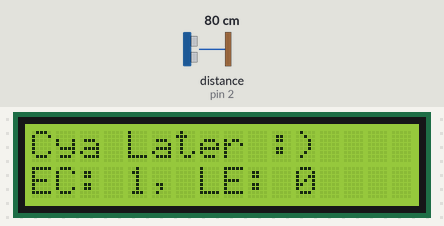
Simulated run of this sketch. Board: Arduino Uno, built with avr-gcc and run on an emulated ATmega328P. On the bench: 16×2 character LCD. The test bench sets the inputs (shaded band); at power-on: distance to the obstacle (sensor on pin 2) 80 cm. The echo pulse lasts 58.3 µs per cm; what the sketch prints to the serial monitor is not drawn.

Above: at 1.2 s.
1.3 s: distance to the obstacle (sensor on pin 2) set to 130 cm
At 2.33 s:
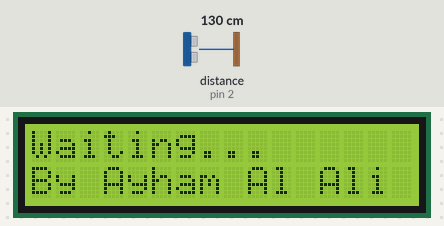
7.8 s: distance to the obstacle (sensor on pin 2) set to 139 cm
10.9 s: distance to the obstacle (sensor on pin 2) set to 2 cm
At 12.2 s:
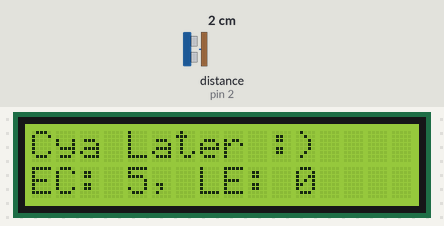
14.6 s: distance to the obstacle (sensor on pin 2) set to 250 cm
Timing chart, 0 to 17.6 s (numbered marks = the images above; inputs shaded):
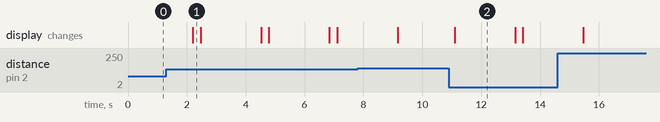

Measured:
- after the input at 10.9 s, the display: changes after 0.19 s (image 2)
- what the display in image 2 shows lasts 2.0 s, from 11.1 s to 13.1 s

The sketch:

IoT_Lab_Exit.ino
```cpp
#include <Wire.h>
#include <LiquidCrystal_I2C.h>
#include <Ultrasonic.h>

// Define pins for the Ultrasonic sensor
#define trigPin 3
#define echoPin 2

// Create an Ultrasonic object
Ultrasonic ultrasonic(trigPin, echoPin);

// Set the LCD address (you may need to change this depending on your LCD module)
LiquidCrystal_I2C lcd(0x27, 16, 2);

unsigned long startTime;
long existCount;

void setup() {
  startTime = millis();
  Serial.begin(9600);
  Serial.println("HELLO!");

  lcd.begin(16, 2);
  lcd.backlight(); // Turn on the backlight
  lcd.print("Welcome, Sir!");
  lcd.setCursor(0, 1);
  lcd.print("By Ayham Al Ali");
}

void loop() {
  // Read the distance from the Ultrasonic sensor
  float distance = ultrasonic.read();

  // Convert distance to water level (adjust as needed)
  // int waterLevel = map(distanc;
  Serial.println(distance);
  if (distance < 135) { // distance from door's left wall to door's right table ~150cm
    openDoor();
  }

  // Add a delay to avoid rapid updates
  delay(200);
}

void openDoor() {
  existCount += 1;
  unsigned long currentTime = millis();
  unsigned long elapsedTime = currentTime - startTime;

  // Convert milliseconds to minutes
  unsigned long elapsedMinutes = elapsedTime / 60000;

  // Display text on LCD 2 lines 12 segment

  clearLcd();
  lcd.setCursor(0, 0);
  lcd.print("Cya Later :)");
  // EC = Exist Count, LE = Last Exit
  String line2 = "EC: ";
  line2 += String(existCount);
  line2 += ", LE: ";
  line2 += String(elapsedMinutes);

  // char lineTwo[60] = "EC: " + String(existCount) + ", LE: " + String(elapsedMinutes);
  lcd.setCursor(0, 1);
  lcd.print(line2);
  delay(2000);
  reset();
}

void clearLcd() {
  lcd.setCursor(0, 0);
  lcd.print("                "); // 16 spaces to clear the line
  lcd.setCursor(0, 1);
  lcd.print("                "); // 16 spaces to clear the line
}

void reset() {

  // lcd.begin(16, 2);
  // lcd.backlight(); // Turn on the backlight
  clearLcd();
  lcd.setCursor(0, 0);
  lcd.print("Waiting...");
  lcd.setCursor(0, 1);
  lcd.print("By Ayham Al Ali");
}
```
